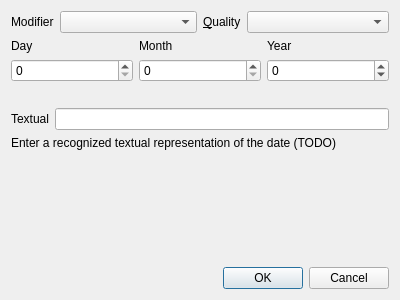
<?xml version="1.0" encoding="UTF-8"?>
<ui version="4.0">
 <class>GenealogicalDateEditorDialog</class>
 <widget class="QDialog" name="GenealogicalDateEditorDialog">
  <property name="geometry">
   <rect>
    <x>0</x>
    <y>0</y>
    <width>400</width>
    <height>300</height>
   </rect>
  </property>
  <property name="windowTitle">
   <string>Dialog</string>
  </property>
  <layout class="QVBoxLayout" name="verticalLayout">
   <item>
    <layout class="QHBoxLayout" name="horizontalLayout">
     <item>
      <layout class="QFormLayout" name="formLayout">
       <item row="0" column="0">
        <widget class="QLabel" name="modifierLabel">
         <property name="text">
          <string>Modifier</string>
         </property>
         <property name="buddy">
          <cstring>modifierInput</cstring>
         </property>
        </widget>
       </item>
       <item row="0" column="1">
        <widget class="QComboBox" name="modifierInput"/>
       </item>
      </layout>
     </item>
     <item>
      <layout class="QFormLayout" name="formLayout_2">
       <item row="0" column="0">
        <widget class="QLabel" name="qualityLabel">
         <property name="text">
          <string>&amp;Quality</string>
         </property>
         <property name="buddy">
          <cstring>qualityInput</cstring>
         </property>
        </widget>
       </item>
       <item row="0" column="1">
        <widget class="QComboBox" name="qualityInput"/>
       </item>
      </layout>
     </item>
    </layout>
   </item>
   <item>
    <layout class="QGridLayout" name="gridLayout">
     <item row="0" column="0">
      <widget class="QLabel" name="dayLabel">
       <property name="text">
        <string>Day</string>
       </property>
       <property name="buddy">
        <cstring>daySpinBox</cstring>
       </property>
      </widget>
     </item>
     <item row="0" column="1">
      <widget class="QLabel" name="monthLabel">
       <property name="text">
        <string>Month</string>
       </property>
       <property name="buddy">
        <cstring>monthSpinBox</cstring>
       </property>
      </widget>
     </item>
     <item row="1" column="0">
      <widget class="QSpinBox" name="daySpinBox">
       <property name="maximum">
        <number>31</number>
       </property>
      </widget>
     </item>
     <item row="0" column="2">
      <widget class="QLabel" name="yearLabel">
       <property name="text">
        <string>Year</string>
       </property>
       <property name="buddy">
        <cstring>yearSpinBox</cstring>
       </property>
      </widget>
     </item>
     <item row="1" column="1">
      <widget class="QSpinBox" name="monthSpinBox">
       <property name="maximum">
        <number>12</number>
       </property>
      </widget>
     </item>
     <item row="1" column="2">
      <widget class="QSpinBox" name="yearSpinBox">
       <property name="minimum">
        <number>-10000</number>
       </property>
       <property name="maximum">
        <number>10000</number>
       </property>
      </widget>
     </item>
    </layout>
   </item>
   <item>
    <spacer name="verticalSpacer">
     <property name="orientation">
      <enum>Qt::Orientation::Vertical</enum>
     </property>
     <property name="sizeType">
      <enum>QSizePolicy::Policy::Maximum</enum>
     </property>
     <property name="sizeHint" stdset="0">
      <size>
       <width>20</width>
       <height>20</height>
      </size>
     </property>
    </spacer>
   </item>
   <item>
    <layout class="QFormLayout" name="formLayout_5">
     <item row="0" column="0">
      <widget class="QLabel" name="textualLabel">
       <property name="text">
        <string>Textual</string>
       </property>
       <property name="buddy">
        <cstring>textualLineEdit</cstring>
       </property>
      </widget>
     </item>
     <item row="0" column="1">
      <widget class="QLineEdit" name="textualLineEdit"/>
     </item>
    </layout>
   </item>
   <item>
    <widget class="QLabel" name="textualHelpText">
     <property name="sizePolicy">
      <sizepolicy hsizetype="Preferred" vsizetype="Minimum">
       <horstretch>0</horstretch>
       <verstretch>0</verstretch>
      </sizepolicy>
     </property>
     <property name="text">
      <string>Enter a recognized textual representation of the date (TODO)</string>
     </property>
    </widget>
   </item>
   <item>
    <spacer name="verticalSpacer_2">
     <property name="orientation">
      <enum>Qt::Orientation::Vertical</enum>
     </property>
     <property name="sizeHint" stdset="0">
      <size>
       <width>20</width>
       <height>40</height>
      </size>
     </property>
    </spacer>
   </item>
   <item>
    <widget class="QDialogButtonBox" name="buttonBox">
     <property name="orientation">
      <enum>Qt::Orientation::Horizontal</enum>
     </property>
     <property name="standardButtons">
      <set>QDialogButtonBox::StandardButton::Cancel|QDialogButtonBox::StandardButton::Ok</set>
     </property>
    </widget>
   </item>
  </layout>
 </widget>
 <resources/>
 <connections>
  <connection>
   <sender>buttonBox</sender>
   <signal>accepted()</signal>
   <receiver>GenealogicalDateEditorDialog</receiver>
   <slot>accept()</slot>
   <hints>
    <hint type="sourcelabel">
     <x>248</x>
     <y>254</y>
    </hint>
    <hint type="destinationlabel">
     <x>157</x>
     <y>274</y>
    </hint>
   </hints>
  </connection>
  <connection>
   <sender>buttonBox</sender>
   <signal>rejected()</signal>
   <receiver>GenealogicalDateEditorDialog</receiver>
   <slot>reject()</slot>
   <hints>
    <hint type="sourcelabel">
     <x>316</x>
     <y>260</y>
    </hint>
    <hint type="destinationlabel">
     <x>286</x>
     <y>274</y>
    </hint>
   </hints>
  </connection>
 </connections>
</ui>
